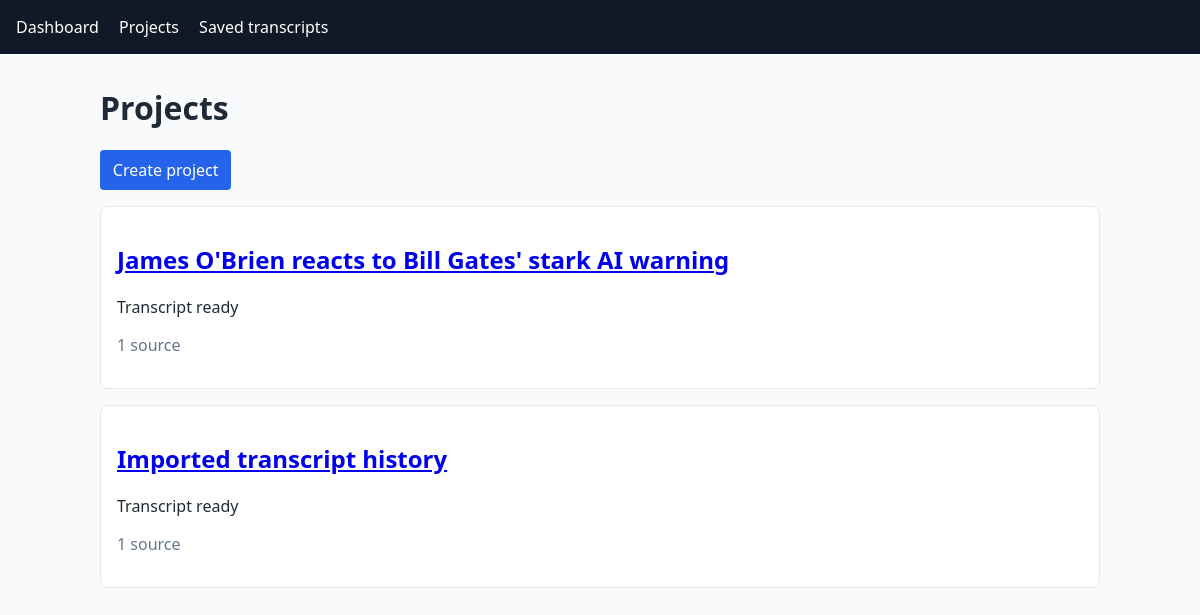
The app's page /projects/ (signed in), older data.
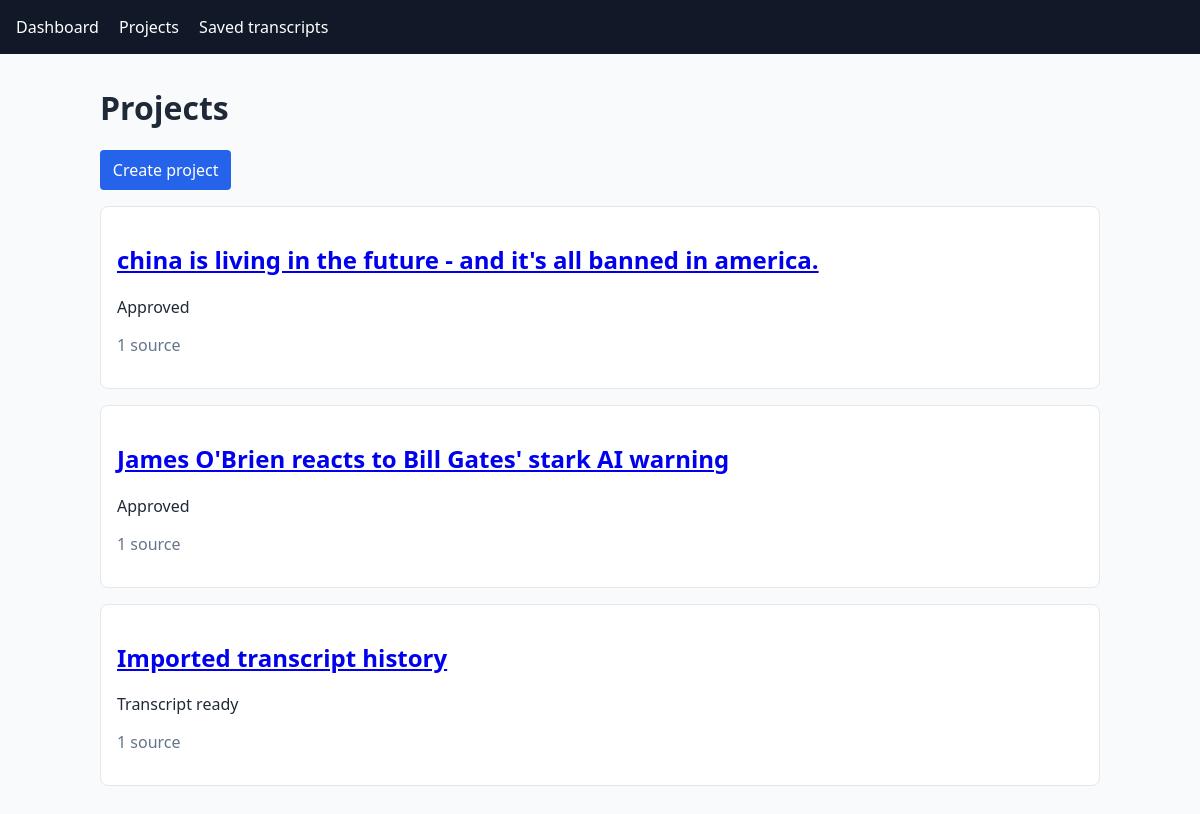
The same page, newer data.
### scraper/models.py (models this page shows, shortened)
class VideoProject(models.Model):
    class Status(models.TextChoices):
        DRAFT = "draft", "Draft"
        TRANSCRIPT_READY = "transcript_ready", "Transcript ready"
        APPROVED = "approved", "Approved"
        ARCHIVED = "archived", "Archived"
        FAILED = "failed", "Failed"
    owner = models.ForeignKey(
        settings.AUTH_USER_MODEL,
        on_delete=models.PROTECT,
        related_name="video_projects",
    )
    title = models.CharField(max_length=255)
    description = models.TextField(blank=True)
    expected_duration = models.PositiveIntegerField(null=True, blank=True)
    status = models.CharField(max_length=20, choices=Status.choices, default=Status.DRAFT)
    is_locked = models.BooleanField(default=False)
    created_at = models.DateTimeField(auto_now_add=True)
    updated_at = models.DateTimeField(auto_now=True)
    approved_at = models.DateTimeField(null=True, blank=True)
    archived_at = models.DateTimeField(null=True, blank=True)
    locked_at = models.DateTimeField(null=True, blank=True)
    class Meta:
        ordering = ["-updated_at"]
        indexes = [models.Index(fields=["owner", "status"], name="project_owner_status_idx")]

### scraper/views.py (the view)
# urls.py: path("projects/", scraper_views.project_list, name="project_list"),
@login_required
def project_list(request):
    projects = project_queryset_for(request.user).prefetch_related("source_videos")
    return render(request, "scraper/project_list.html", {"projects": projects})

### scraper/views.py (called while the page is built)
def project_queryset_for(user):
    queryset = VideoProject.objects.select_related("owner")
    return queryset if user.is_staff or user.is_superuser else queryset.filter(owner=user)

### scraper/templates/scraper/project_list.html (shortened to what this page needs)
{% extends "scraper/base.html" %}
{% block content %}
<h1>Projects</h1>
<p><a class="button" href="{% url 'project_create' %}">Create project</a></p>
{% for project in projects %}
    <article class="card">
        <h2><a href="{% url 'project_detail' project.pk %}">{{ project.title }}</a></h2>
        <p>{{ project.get_status_display }}{% if project.is_locked %} · Locked{% endif %}</p>
        <p class="muted">{{ project.source_videos.count }} source{{ project.source_videos.count|pluralize }}</p>
    </article>
{% empty %}
    <p>No projects yet.</p>
{% endfor %}
{% endblock %}

### scraper/templates/scraper/base.html (shortened to what this page needs)
<!doctype html>
<html lang="en">
<head>
</head>
<body>
<nav>
    <a href="{% url 'dashboard' %}">Dashboard</a>
    <a href="{% url 'project_list' %}">Projects</a>
    <a href="{% url 'source_video_list' %}">Saved transcripts</a>
</nav>
<main>
    {% block content %}{% endblock %}
</main>
</body>
</html>

### scraper/templates/scraper/base.html (style rules this page uses)
body { font-family: system-ui, sans-serif; margin: 0; color: #1f2937; background: #f8fafc; }
nav { background: #111827; padding: 1rem; }
nav a { color: white; margin-right: 1rem; text-decoration: none; }
main { max-width: 1000px; margin: 2rem auto; padding: 0 1rem; }
.card { background: white; border: 1px solid #e5e7eb; border-radius: .5rem; padding: 1rem; margin: 1rem 0; }
button, .button { background: #2563eb; border: 0; border-radius: .25rem; color: white; cursor: pointer; display: inline-block; padding: .55rem .8rem; text-decoration: none; }
.muted { color: #64748b; }

Row changes from the older to the newer data that the page shows:
added VideoProject: title "china is living in the future - and it's all banned in america.", status "Approved", source_videos.count "1"
changed VideoProject "James O'Brien reacts to Bill Gates' stark AI warning": status "Transcript ready" → "Approved"
